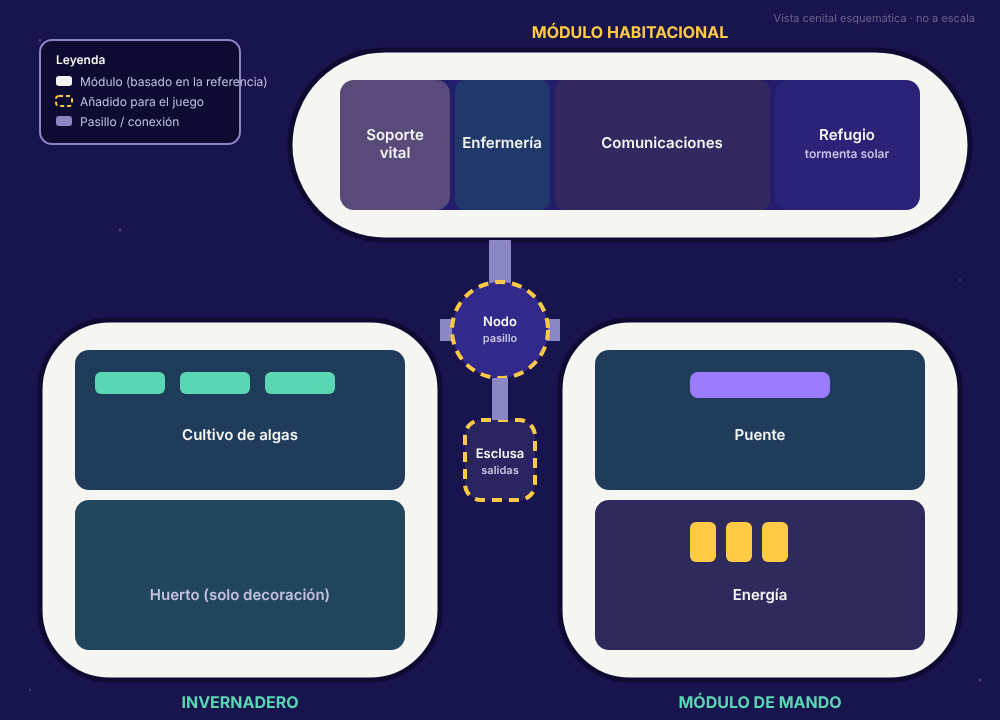
#> input picture escenario/plano.png, 1000 x 720 px
$ python -i papel_common.py   (imports and definitions only)
#> lines starting #> are read from the running program, lines starting #| are printed output that depends on the picture; after the words box and inside, x2 and y2 are one past the last pixel; in counts of white or black regions, pixels touching at a corner belong together
#> further down, picture is the input picture: PIL image 1000x720 RGB; mean R, G, B 73, 76.6, 115.4
from PIL import Image, ImageFilter
def paper(im, border=9):
#> called with border = 9
    a=im.split()[-1]
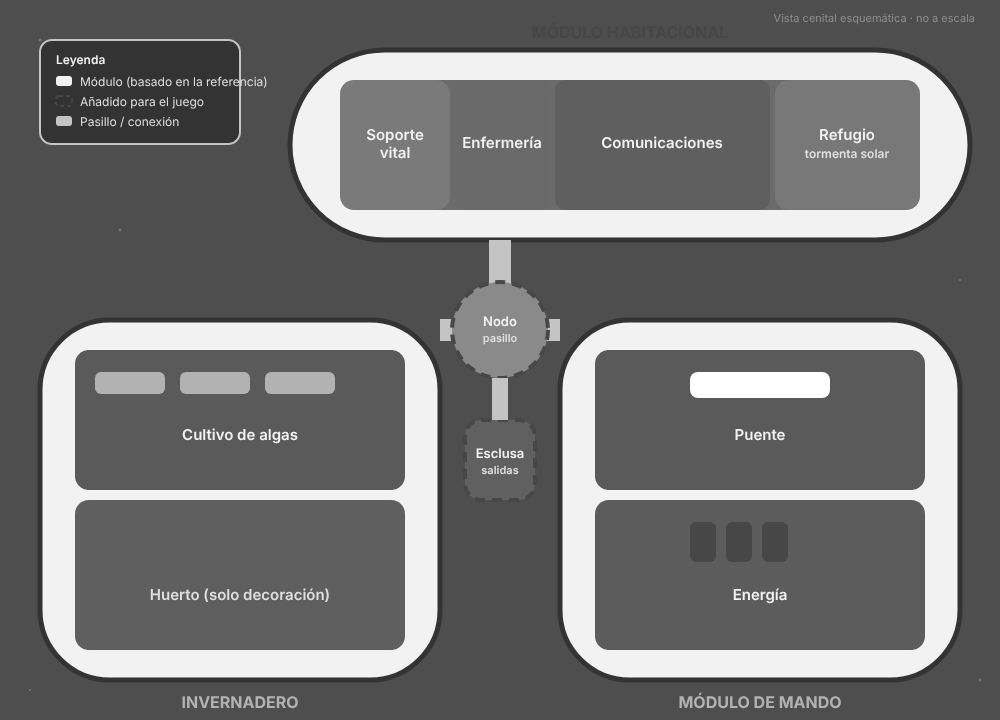
#> a: PIL image 1000x720 L; min 50, max 255, mean 115.4
    g=a.filter(ImageFilter.MaxFilter(border*2+1)).filter(ImageFilter.GaussianBlur(1.2)).point(lambda v:255 if v>100 else 0)
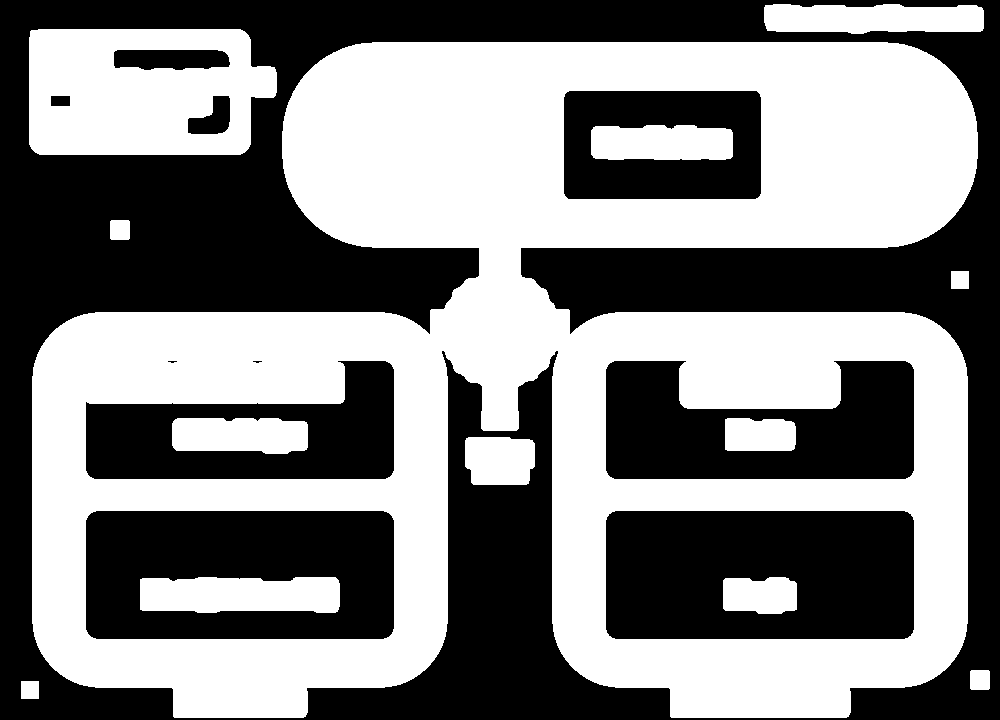
#> g: PIL image 1000x720 L; 50.9% white; 11 black regions (2 under 20 px), largest, box (x1, y1, x2, y2) and area: (0, 0, 1000, 720) 216997, (606, 511, 914, 639) 36841, (86, 511, 394, 639) 32679
    out=Image.new('RGBA',im.size,(0,0,0,0)); w=Image.new('RGBA',im.size,(250,248,240,255)); w.putalpha(g)
#> after `out = Image.new('RGBA', im.size, (0, 0, 0, 0))`: out: PIL image 1000x720 RGBA; every value is 0
#> after `w = Image.new('RGBA', im.size, (250, 248, 240, 255))`:
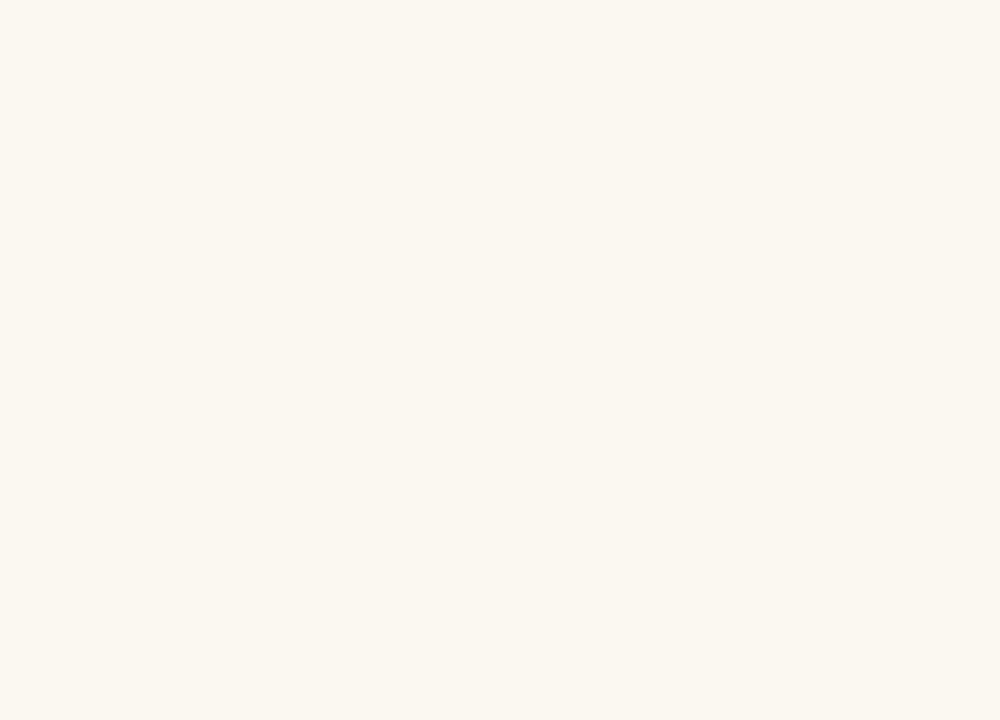
#> w: PIL image 1000x720 RGBA; mean R, G, B, A 250, 248, 240, 255
    out.alpha_composite(w); out.alpha_composite(im); return out

>>> from PIL import Image
>>> picture = Image.open('../escenario/plano.png')
#> (the run stopped early here; a loop or call above may not have finished)
